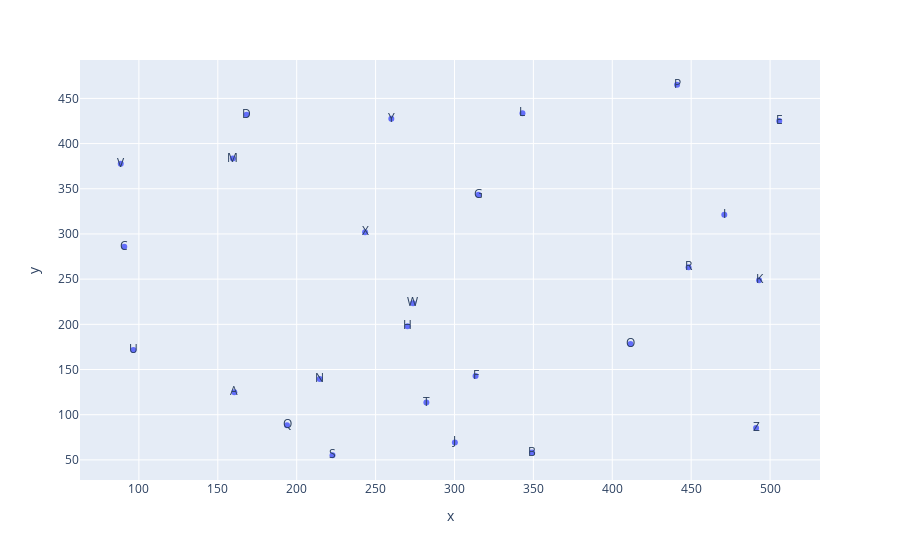

The notebook cell saved with this chart:
### Code cell
x,y = generate_random_points(26, 0, 512, 0, 512)
dataframe = pd.DataFrame(np.concatenate([x.reshape(-1,1),y.reshape(-1,1)], axis=1), index=alphabet)
dataframe.columns = ['x','y']

### Figure 1 — Plotly figure (JSON) as saved in the notebook; plotly's stock layout.template omitted (floating-point values rounded to 4 significant figures)
{"data": [{"hovertemplate": "x=%{x}<br>y=%{y}<br>index=%{text}<extra></extra>", "legendgroup": "", "marker": {"color": "#636efa", "symbol": "circle"}, "mode": "markers+text", "name": "", "orientation": "v", "showlegend": false, "text": ["A", "B", "C", "D", "E", "F", "G", "H", "I", "J", "K", "L", "M", "N", "O", "P", "Q", "R", "S", "T", "U", "V", "W", "X", "Y", "Z"], "type": "scatter", "x": [160.5, 349.2, 90.72, 168.2, 505.8, 313.4, 315.2, 270.2, 471.0, 300.3, 493.0, 343.1, 159.6, 214.6, 411.5, 441.1, 193.9, 448.4, 222.7, 282.2, 96.48, 88.5, 273.7, 243.3, 260.0, 491.1], "xaxis": "x", "y": [124.9, 58.04, 286.0, 432.0, 425.0, 142.8, 343.3, 197.9, 321.3, 69.29, 248.8, 433.6, 383.5, 139.6, 178.3, 465.1, 88.44, 263.1, 55.12, 113.5, 171.6, 377.7, 223.2, 301.9, 427.4, 85.36], "yaxis": "y"}], "layout": {"legend": {"tracegroupgap": 0}, "margin": {"t": 60}, "xaxis": {"anchor": "y", "domain": [0, 1], "title": {"text": "x"}}, "yaxis": {"anchor": "x", "domain": [0, 1], "title": {"text": "y"}}}}
